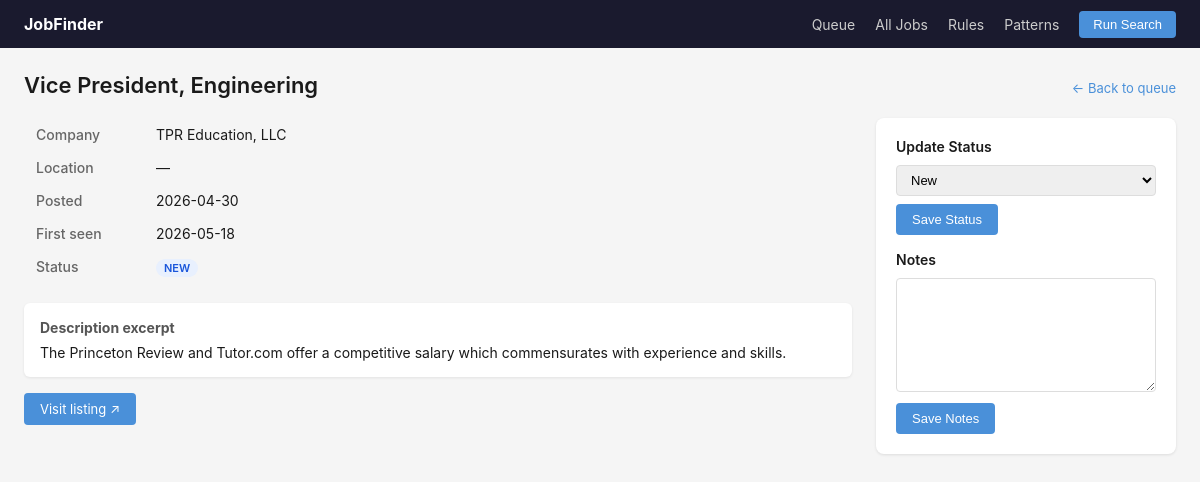
The app's page /jobs/2 with its own data.
### tables this page shows
CREATE TABLE jobs (
                id           INTEGER PRIMARY KEY AUTOINCREMENT,
                url          TEXT NOT NULL UNIQUE,
                title        TEXT,
                company      TEXT,
                location     TEXT,
                description  TEXT,
                posted_date  TEXT,
                first_seen   TEXT NOT NULL,
                status       TEXT NOT NULL DEFAULT 'new'
                                 CHECK(status IN ('new','saved','applied','rejected','interviewing')),
                notes        TEXT
            );

### jobfinder/app.py (the view)
    @app.route("/jobs/<int:job_id>")
    def job_detail(job_id):
        conn = get_conn()
        job = get_job(conn, job_id)
        if not job:
            flash("Job not found.")
            return redirect(url_for("index"))
        return render_template("job_detail.html", job=dict(job))

### jobfinder/database.py (called while the page is built)
def get_connection(db_path: str = "jobs.db") -> sqlite3.Connection:
    conn = sqlite3.connect(db_path)
    conn.row_factory = sqlite3.Row
    conn.execute("PRAGMA journal_mode=WAL")
    conn.execute("PRAGMA foreign_keys=ON")
    return conn

def get_job(conn: sqlite3.Connection, job_id: int) -> sqlite3.Row | None:
    return conn.execute("SELECT * FROM jobs WHERE id = ?", (job_id,)).fetchone()

### templates/job_detail.html (shortened to what this page needs)
{% extends "base.html" %}
{% block content %}
<div class="page-header">
  <h1>{{ job.title or 'Job Detail' }}</h1>
  <a href="{{ url_for('index') }}" class="back-link">← Back to queue</a>
</div>
<div class="detail-grid">
  <div class="detail-main">
    <table class="detail-table">
      <tr><th>Company</th><td>{{ job.company or '—' }}</td></tr>
      <tr><th>Location</th><td>{{ job.location or '—' }}</td></tr>
      <tr><th>Posted</th><td>{{ job.posted_date or 'Unknown' }}</td></tr>
      <tr><th>First seen</th><td>{{ job.first_seen[:10] }}</td></tr>
      <tr><th>Status</th>
          <td><span class="status-badge status-{{ job.status }}">{{ job.status }}</span></td></tr>
    </table>
    {% if job.description %}
    <div class="description-block">
      <h3>Description excerpt</h3>
      <p>{{ job.description[:500] }}{% if job.description|length > 500 %}…{% endif %}</p>
    </div>
    {% endif %}
    <div class="visit-block">
      <a href="{{ job.url }}" target="_blank" class="btn-primary">Visit listing ↗</a>
    </div>
  </div>
  <div class="detail-sidebar">
    <h3>Update Status</h3>
    <form method="post" action="{{ url_for('update_status', job_id=job.id) }}">
      <select name="status" class="status-select">
        {% for s in ['new', 'saved', 'applied', 'interviewing', 'rejected'] %}
        <option value="{{ s }}" {{ 'selected' if job.status == s }}>{{ s.title() }}</option>
        {% endfor %}
      </select>
      <button type="submit" class="btn-primary">Save Status</button>
    </form>
    <h3>Notes</h3>
    <form method="post" action="{{ url_for('update_notes', job_id=job.id) }}">
      <textarea name="notes" rows="6" class="notes-area">{{ job.notes or '' }}</textarea>
      <button type="submit" class="btn-primary">Save Notes</button>
    </form>
  </div>
</div>
{% endblock %}

### static/style.css (style rules this page uses)
*, *::before, *::after { box-sizing: border-box; margin: 0; padding: 0; }
body { font-family: -apple-system, BlinkMacSystemFont, "Segoe UI", sans-serif; font-size: 14px; color: #1a1a1a; background: #f5f5f5; }
.page-header { display: flex; align-items: baseline; justify-content: space-between; margin-bottom: 20px; }
.page-header h1 { font-size: 22px; font-weight: 600; }
.back-link { font-size: 13px; color: #4a90d9; text-decoration: none; }
.btn-primary { background: #4a90d9; color: #fff; border: none; border-radius: 4px; padding: 8px 16px; cursor: pointer; font-size: 13px; display: inline-block; text-decoration: none; }
.status-badge { padding: 2px 8px; border-radius: 10px; font-size: 11px; font-weight: 600; text-transform: uppercase; }
.status-new { background: #e8f0fe; color: #1a56db; }
.detail-grid { display: grid; grid-template-columns: 1fr 300px; gap: 24px; }
.detail-table { border-collapse: collapse; width: 100%; }
.detail-table th { width: 120px; text-align: left; padding: 8px 12px; color: #666; font-weight: 500; vertical-align: top; }
.detail-table td { padding: 8px 12px; }
.description-block { margin-top: 20px; background: #fff; border-radius: 6px; padding: 16px; box-shadow: 0 1px 3px rgba(0,0,0,.08); }
.description-block h3 { margin-bottom: 8px; font-size: 14px; color: #555; }
.visit-block { margin-top: 16px; }
.detail-sidebar { background: #fff; border-radius: 8px; padding: 20px; box-shadow: 0 1px 3px rgba(0,0,0,.1); height: fit-content; }
.detail-sidebar h3 { font-size: 14px; font-weight: 600; margin-bottom: 10px; margin-top: 16px; }
.detail-sidebar h3:first-child { margin-top: 0; }
.status-select { width: 100%; padding: 6px 10px; border: 1px solid #ddd; border-radius: 4px; margin-bottom: 8px; font-size: 13px; }
.notes-area { width: 100%; padding: 8px; border: 1px solid #ddd; border-radius: 4px; resize: vertical; font-size: 13px; margin-bottom: 8px; font-family: inherit; }

### records on screen
jobs: title "Vice President, Engineering", company "TPR Education, LLC", posted_date "2026-04-30", first_seen "2026-05-18", status "NEW", description "The Princeton Review and Tutor.com offer a competitive salary which commensurates with experience and skills."

### other values on screen
{{ job.location or '—' }} "—"
form field status "New"
